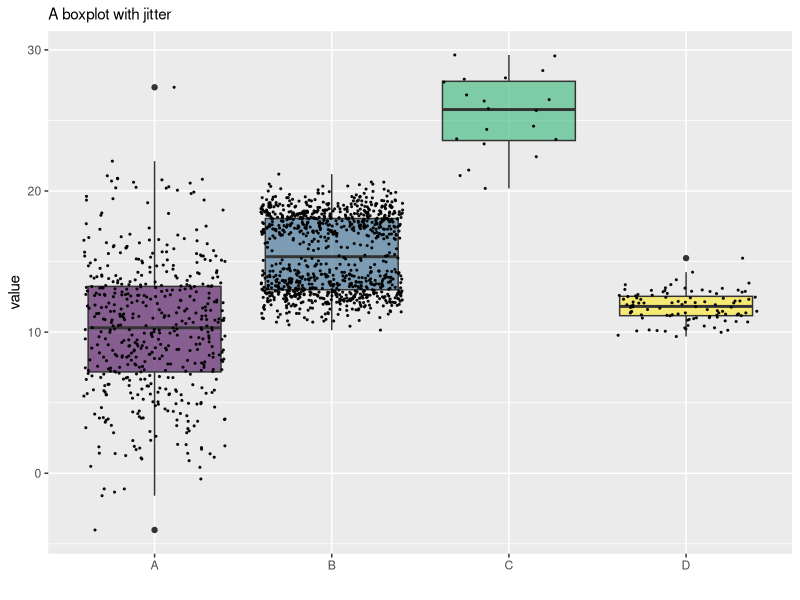
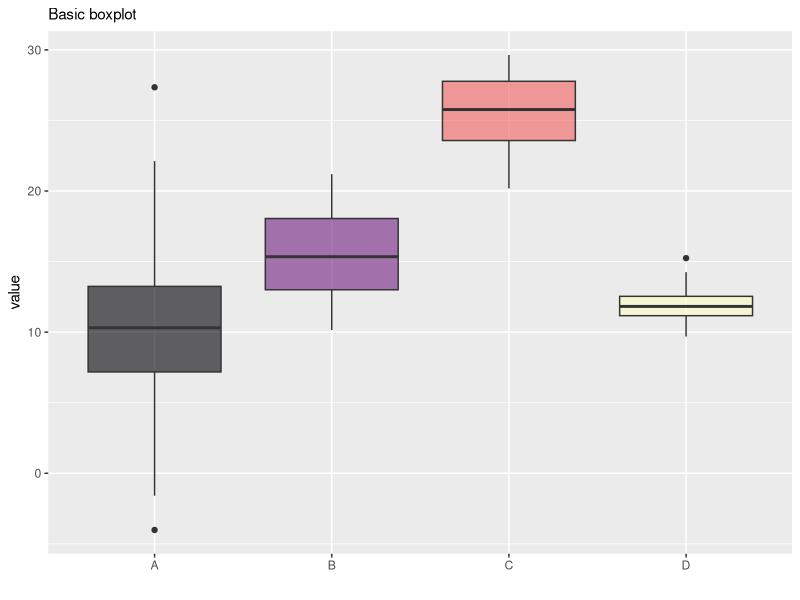
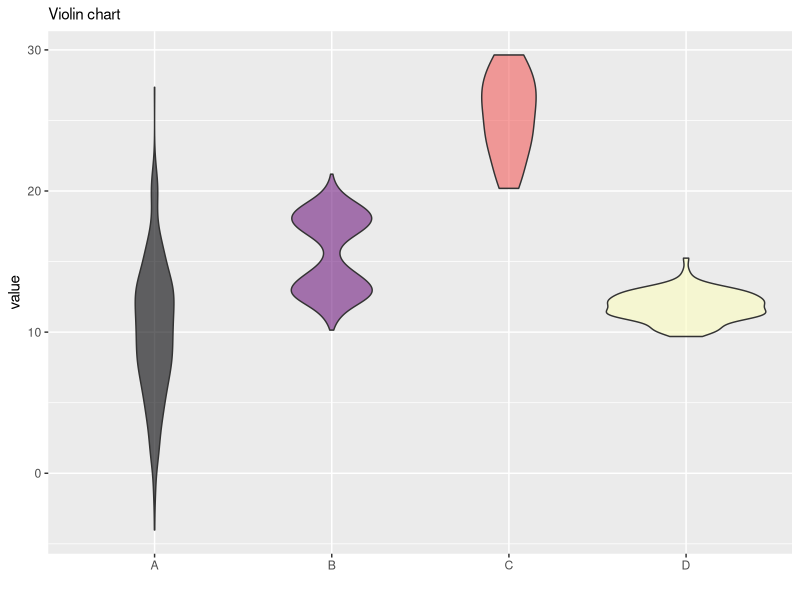

Here is the R script that generated these plots, in order:
library(tidyverse)
#library(hrbrthemes)
library(viridis)
# create a dataset
data <- data.frame(
  name=c( rep("A",500), rep("B",500), rep("B",500), rep("C",20), rep('D', 100)  ),
  value=c( rnorm(500, 10, 5), rnorm(500, 13, 1), rnorm(500, 18, 1), rnorm(20, 25, 4), rnorm(100, 12, 1) )
)

# Plot
data %>%
  ggplot( aes(x=name, y=value, fill=name)) +
  geom_boxplot() +
  scale_fill_viridis(discrete = TRUE, alpha=0.6) +
  geom_jitter(color="black", size=0.4, alpha=0.9) +
  #theme_ipsum() +
  theme(
    legend.position="none",
    plot.title = element_text(size=11)
  ) +
  ggtitle("A boxplot with jitter") +
  xlab("")

data %>%
  ggplot( aes(x=name, y=value, fill=name)) +
  geom_boxplot() +
  scale_fill_viridis(discrete = TRUE, alpha=0.6, option="A") +
  #theme_ipsum() +
  theme(
    legend.position="none",
    plot.title = element_text(size=11)
  ) +
  ggtitle("Basic boxplot") +
  xlab("")

data %>%
  ggplot( aes(x=name, y=value, fill=name)) +
  geom_violin() +
  scale_fill_viridis(discrete = TRUE, alpha=0.6, option="A") +
  #theme_ipsum() +
  theme(
    legend.position="none",
    plot.title = element_text(size=11)
  ) +
  ggtitle("Violin chart") +
  xlab("")


